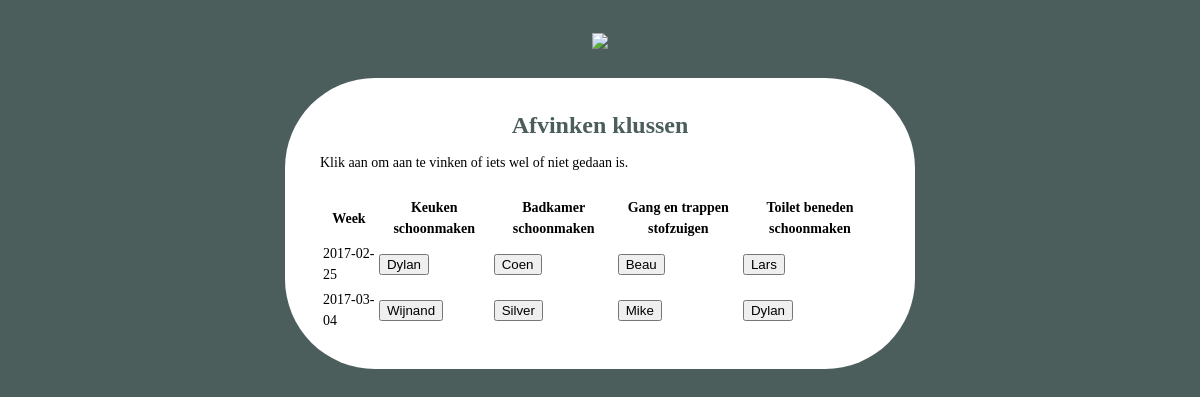
The page /fill on the database its author committed.
### tables this page shows
CREATE TABLE chores
(
    CID INT NOT NULL PRIMARY KEY,
    name VARCHAR(50) NOT NULL,
    description VARCHAR(255)
);

CREATE TABLE chorelog
(
    UID INT NOT NULL,
    CID INT NOT NULL,
    finished BIT NOT NULL,
    date_todo DATE NOT NULL,
    date_finished DATE
);

CREATE TABLE housemates
(
    UID INT NOT NULL PRIMARY KEY,
    first_name VARCHAR(50) NOT NULL,
    last_name VARCHAR(50) NOT NULL,
    active BIT NOT NULL,
    email VARCHAR(50)
);

### apps/hub/hub.py (the view)
@app.route('/fill', methods=['GET', 'POST'])
def fill():
    if request.method == 'POST':
        dbconn.flip_done(request.form["date"],request.form["CID"])
        return redirect(url_for('start'))
    if request.method == 'GET':
        planning = dbconn.get_planning(2)
        return render_template('fill.html', planning=planning)

### apps/hub/dbconn.py (called while the page is built)
def fetch(job, args=None):
    conn = sqlite3.connect(os.path.join(ROOT, 'hub.db'))
    conn.text_factory = str
    curs = conn.cursor()
    if args is not None:
        curs.execute(job % args)
    else:
        curs.execute(job)
    table = curs.fetchall()
    return table

### apps/hub/templates/fill.html (shortened to what this page needs)
<!DOCTYPE html>
<html lang="en"><body bgcolor="#4C5E5C">
    <center>
    <img align="none" src="/static/logo_wandelpad.png" style="margin-bottom: 25px;margin-top: 25px;-ms-interpolation-mode: bicubic;border: 0;line-height: 100%;outline: none;text-decoration: none;">
    <div class="boxed">
        <h1>Afvinken klussen</h1>
        Klik aan om aan te vinken of iets wel of niet gedaan is.
        <br><br>
        <center>
        <table>
        <thead><tr>
            {% for head in planning['head'] %}
                <th>{{ head }}</th>
            {% endfor %}
        </tr></thead>
        <tbody>
        {% for row in planning['table'] %}
            <tr>
            {% for column in row['values'] %}
                <td>
                    {% if column['done'] == 0 %}
                        <u>
                        <form method="post" action="fill">
                        <button type="submit" name="CID" value="{{ column['CID'] }}" class="link-button">
                            {{ column['value'] }}
                        </button>
                        </form>
                        </u>
                    {% else %}
                        {{ column['value'] }}
                    {% endif %}
                </td>
            {% endfor %}
            </tr>
        {% endfor %}
        </tbody>
        </table>
        </center
    </div>
    </center>
</body>
</html>

### apps/hub/templates/fill.html (style rules this page uses)
h1 { color:#4C5E5C !important; display:block; font-weight:bold; font-family:Verdana; font-size:24px; line-height:100%; letter-spacing:normal; margin-top:0; margin-right:0; margin-bottom:15px; margin-left:0; text-align:center; }
.boxed { background-size:100%; background-color:#FFF; border-radius:90px 90px 90px 90px; font-family:Verdana; font-size:14px; line-height:150%; padding-top:35px; padding-right:35px; padding-bottom:35px; padding-left:35px; max-width:560px; text-align:left; }

### rows shown on the page
chores: name "Keuken schoonmaken"
chores: name "Badkamer schoonmaken"
chores: name "Gang en trappen stofzuigen"
chores: name "Toilet beneden schoonmaken"
chorelog: {{ column['CID'] }} 1 (drawn), value "Dylan"
chorelog: {{ column['CID'] }} 2 (drawn), value "Coen"
chorelog: {{ column['CID'] }} 3 (drawn), value "Beau"
chorelog: {{ column['CID'] }} 4 (drawn), value "Lars"
chorelog: {{ column['CID'] }} 1 (drawn), value "Wijnand"
chorelog: {{ column['CID'] }} 2 (drawn), value "Silver"
chorelog: {{ column['CID'] }} 3 (drawn), value "Mike"
chorelog: {{ column['CID'] }} 4 (drawn), value "Dylan"

### other values the page prints
{{ head }} "Week"
{{ column['value'] }} "2017-02-25" "2017-03-04"
